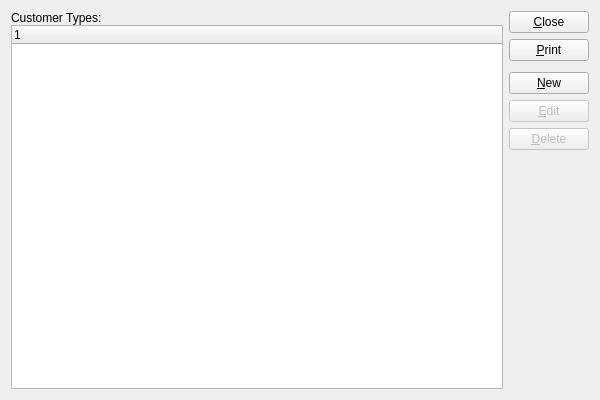
<?xml version="1.0" encoding="UTF-8"?>
<ui version="4.0">
 <comment>This file is part of the xTuple ERP: PostBooks Edition, a free and
open source Enterprise Resource Planning software suite,
Copyright (c) 1999-2019 by OpenMFG LLC, d/b/a xTuple.
It is licensed to you under the Common Public Attribution License
version 1.0, the full text of which (including xTuple-specific Exhibits)
is available at www.xtuple.com/CPAL.  By using this software, you agree
to be bound by its terms.</comment>
 <class>customerTypes</class>
 <widget class="QWidget" name="customerTypes">
  <property name="geometry">
   <rect>
    <x>0</x>
    <y>0</y>
    <width>600</width>
    <height>400</height>
   </rect>
  </property>
  <property name="windowTitle">
   <string>List Customer Types</string>
  </property>
  <layout class="QGridLayout" name="gridLayout">
   <item row="0" column="0">
    <layout class="QVBoxLayout">
     <property name="spacing">
      <number>0</number>
     </property>
     <item>
      <widget class="QLabel" name="_custtypeLit">
       <property name="text">
        <string>Customer Types:</string>
       </property>
      </widget>
     </item>
     <item>
      <widget class="XTreeWidget" name="_custtype">
       <property name="sizePolicy">
        <sizepolicy hsizetype="Expanding" vsizetype="Expanding">
         <horstretch>0</horstretch>
         <verstretch>0</verstretch>
        </sizepolicy>
       </property>
      </widget>
     </item>
    </layout>
   </item>
   <item row="0" column="1">
    <layout class="QVBoxLayout" name="verticalLayout">
     <item>
      <widget class="QPushButton" name="_close">
       <property name="text">
        <string>&amp;Close</string>
       </property>
      </widget>
     </item>
     <item>
      <widget class="QPushButton" name="_print">
       <property name="text">
        <string>&amp;Print</string>
       </property>
      </widget>
     </item>
     <item>
      <spacer name="verticalSpacer">
       <property name="orientation">
        <enum>Qt::Vertical</enum>
       </property>
       <property name="sizeType">
        <enum>QSizePolicy::Preferred</enum>
       </property>
       <property name="sizeHint" stdset="0">
        <size>
         <width>20</width>
         <height>5</height>
        </size>
       </property>
      </spacer>
     </item>
     <item>
      <widget class="QPushButton" name="_new">
       <property name="text">
        <string>&amp;New</string>
       </property>
      </widget>
     </item>
     <item>
      <widget class="QPushButton" name="_edit">
       <property name="enabled">
        <bool>false</bool>
       </property>
       <property name="text">
        <string>&amp;Edit</string>
       </property>
      </widget>
     </item>
     <item>
      <widget class="QPushButton" name="_delete">
       <property name="enabled">
        <bool>false</bool>
       </property>
       <property name="text">
        <string>&amp;Delete</string>
       </property>
      </widget>
     </item>
     <item>
      <spacer name="Spacer13">
       <property name="orientation">
        <enum>Qt::Vertical</enum>
       </property>
       <property name="sizeType">
        <enum>QSizePolicy::Expanding</enum>
       </property>
       <property name="sizeHint" stdset="0">
        <size>
         <width>20</width>
         <height>20</height>
        </size>
       </property>
      </spacer>
     </item>
    </layout>
   </item>
  </layout>
 </widget>
 <layoutdefault spacing="6" margin="11"/>
 <customwidgets>
  <customwidget>
   <class>XTreeWidget</class>
   <extends>QTreeWidget</extends>
   <header>xtreewidget.h</header>
   <container>1</container>
  </customwidget>
 </customwidgets>
 <tabstops>
  <tabstop>_custtype</tabstop>
  <tabstop>_new</tabstop>
  <tabstop>_edit</tabstop>
  <tabstop>_delete</tabstop>
  <tabstop>_print</tabstop>
  <tabstop>_close</tabstop>
 </tabstops>
 <resources/>
 <connections>
  <connection>
   <sender>_close</sender>
   <signal>clicked()</signal>
   <receiver>customerTypes</receiver>
   <slot>close()</slot>
   <hints>
    <hint type="sourcelabel">
     <x>20</x>
     <y>20</y>
    </hint>
    <hint type="destinationlabel">
     <x>20</x>
     <y>20</y>
    </hint>
   </hints>
  </connection>
 </connections>
</ui>
